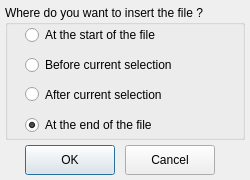
<ui version="4.0" >
 <class>InsertDialog</class>
 <widget class="QDialog" name="InsertDialog" >
  <property name="geometry" >
   <rect>
    <x>0</x>
    <y>0</y>
    <width>250</width>
    <height>180</height>
   </rect>
  </property>
  <property name="sizePolicy" >
   <sizepolicy vsizetype="Fixed" hsizetype="Fixed" >
    <horstretch>0</horstretch>
    <verstretch>0</verstretch>
   </sizepolicy>
  </property>
  <property name="minimumSize" >
   <size>
    <width>250</width>
    <height>180</height>
   </size>
  </property>
  <property name="maximumSize" >
   <size>
    <width>250</width>
    <height>180</height>
   </size>
  </property>
  <property name="baseSize" >
   <size>
    <width>250</width>
    <height>150</height>
   </size>
  </property>
  <property name="windowTitle" >
   <string>Emplacement of insertion ?</string>
  </property>
  <property name="modal" >
   <bool>true</bool>
  </property>
  <widget class="QPushButton" name="OkButton" >
   <property name="geometry" >
    <rect>
     <x>25</x>
     <y>145</y>
     <width>90</width>
     <height>30</height>
    </rect>
   </property>
   <property name="sizePolicy" >
    <sizepolicy vsizetype="Ignored" hsizetype="Ignored" >
     <horstretch>0</horstretch>
     <verstretch>0</verstretch>
    </sizepolicy>
   </property>
   <property name="focusPolicy" >
    <enum>Qt::ClickFocus</enum>
   </property>
   <property name="text" >
    <string>OK</string>
   </property>
   <property name="flat" >
    <bool>false</bool>
   </property>
  </widget>
  <widget class="QPushButton" name="CancelButton" >
   <property name="geometry" >
    <rect>
     <x>125</x>
     <y>145</y>
     <width>90</width>
     <height>30</height>
    </rect>
   </property>
   <property name="focusPolicy" >
    <enum>Qt::ClickFocus</enum>
   </property>
   <property name="text" >
    <string>Cancel</string>
   </property>
   <property name="flat" >
    <bool>false</bool>
   </property>
  </widget>
  <widget class="QGroupBox" name="InsertGroup" >
   <property name="geometry" >
    <rect>
     <x>5</x>
     <y>5</y>
     <width>240</width>
     <height>135</height>
    </rect>
   </property>
   <property name="title" >
    <string>Where do you want to insert the file ?</string>
   </property>
   <property name="flat" >
    <bool>false</bool>
   </property>
   <property name="exclusive" stdset="0" >
    <bool>true</bool>
   </property>
   <widget class="QRadioButton" name="radioBeforeCurrent" >
    <property name="geometry" >
     <rect>
      <x>20</x>
      <y>50</y>
      <width>170</width>
      <height>20</height>
     </rect>
    </property>
    <property name="focusPolicy" >
     <enum>Qt::ClickFocus</enum>
    </property>
    <property name="text" >
     <string>Before current selection</string>
    </property>
   </widget>
   <widget class="QRadioButton" name="radioStart" >
    <property name="geometry" >
     <rect>
      <x>20</x>
      <y>20</y>
      <width>170</width>
      <height>20</height>
     </rect>
    </property>
    <property name="focusPolicy" >
     <enum>Qt::ClickFocus</enum>
    </property>
    <property name="text" >
     <string>At the start of the file</string>
    </property>
   </widget>
   <widget class="QRadioButton" name="radioAfterCurrent" >
    <property name="geometry" >
     <rect>
      <x>20</x>
      <y>80</y>
      <width>151</width>
      <height>19</height>
     </rect>
    </property>
    <property name="text" >
     <string>After current selection</string>
    </property>
   </widget>
   <widget class="QRadioButton" name="radioEnd" >
    <property name="geometry" >
     <rect>
      <x>20</x>
      <y>110</y>
      <width>170</width>
      <height>20</height>
     </rect>
    </property>
    <property name="focusPolicy" >
     <enum>Qt::ClickFocus</enum>
    </property>
    <property name="text" >
     <string>At the end of the file</string>
    </property>
    <property name="checked" >
     <bool>true</bool>
    </property>
   </widget>
  </widget>
 </widget>
 <layoutdefault spacing="6" margin="11" />
 <pixmapfunction>qPixmapFromMimeSource</pixmapfunction>
 <resources/>
 <connections>
  <connection>
   <sender>OkButton</sender>
   <signal>clicked()</signal>
   <receiver>InsertDialog</receiver>
   <slot>accept()</slot>
   <hints>
    <hint type="sourcelabel" >
     <x>20</x>
     <y>20</y>
    </hint>
    <hint type="destinationlabel" >
     <x>20</x>
     <y>20</y>
    </hint>
   </hints>
  </connection>
  <connection>
   <sender>CancelButton</sender>
   <signal>clicked()</signal>
   <receiver>InsertDialog</receiver>
   <slot>reject()</slot>
   <hints>
    <hint type="sourcelabel" >
     <x>20</x>
     <y>20</y>
    </hint>
    <hint type="destinationlabel" >
     <x>20</x>
     <y>20</y>
    </hint>
   </hints>
  </connection>
 </connections>
</ui>
